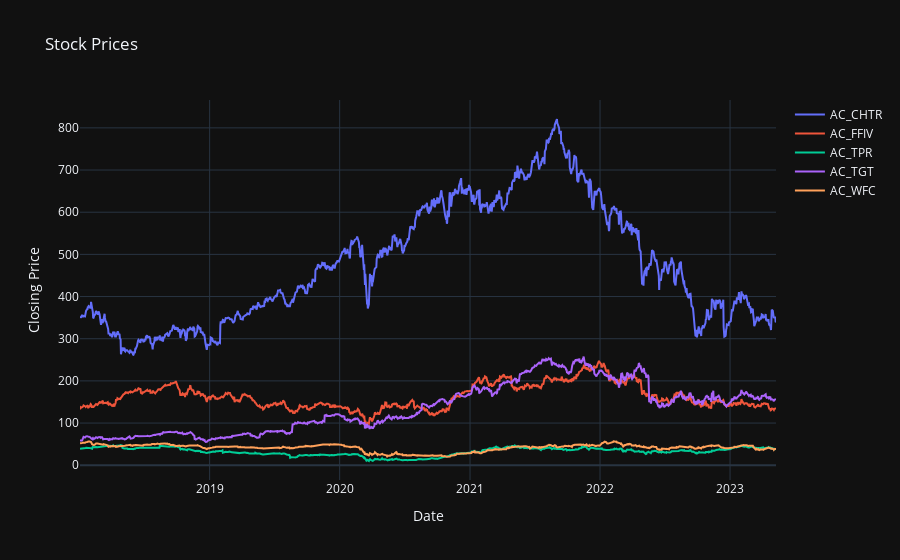

The notebook cell this image was saved under:
### Code cell
# Creamos los graficos para cada una de las acciones y lo gueramos en la lista data
data = []
for ticker in df_cols:
    trace = go.Scatter(x=df['Date'], y=df[ticker], name=ticker)
    data.append(trace)

# Definimos los la forma del gráfico, cremos la figura y la mostramos en pantalla
layout = go.Layout(
    title='Stock Prices',
    xaxis=dict(title='Date'),
    yaxis=dict(title='Closing Price')
)

fig = go.Figure(data=data, layout=layout)

fig.show()

### Figure 1 — Plotly figure (JSON) as saved in the notebook; plotly's stock layout.template omitted (floating-point values rounded to 4 significant figures; data arrays with more than 128 entries replaced by an {"elided": "..."} marker saying what was removed)
{"data": [{"name": "AC_CHTR", "x": {"elided": "1348 str values"}, "y": {"elided": "1348 float values"}, "type": "scatter"}, {"name": "AC_FFIV", "x": {"elided": "1348 str values"}, "y": {"elided": "1348 float values"}, "type": "scatter"}, {"name": "AC_TPR", "x": {"elided": "1348 str values"}, "y": {"elided": "1348 float values"}, "type": "scatter"}, {"name": "AC_TGT", "x": {"elided": "1348 str values"}, "y": {"elided": "1348 float values"}, "type": "scatter"}, {"name": "AC_WFC", "x": {"elided": "1348 str values"}, "y": {"elided": "1348 float values"}, "type": "scatter"}], "layout": {"title": {"text": "Stock Prices"}, "xaxis": {"title": {"text": "Date"}}, "yaxis": {"title": {"text": "Closing Price"}}}}
